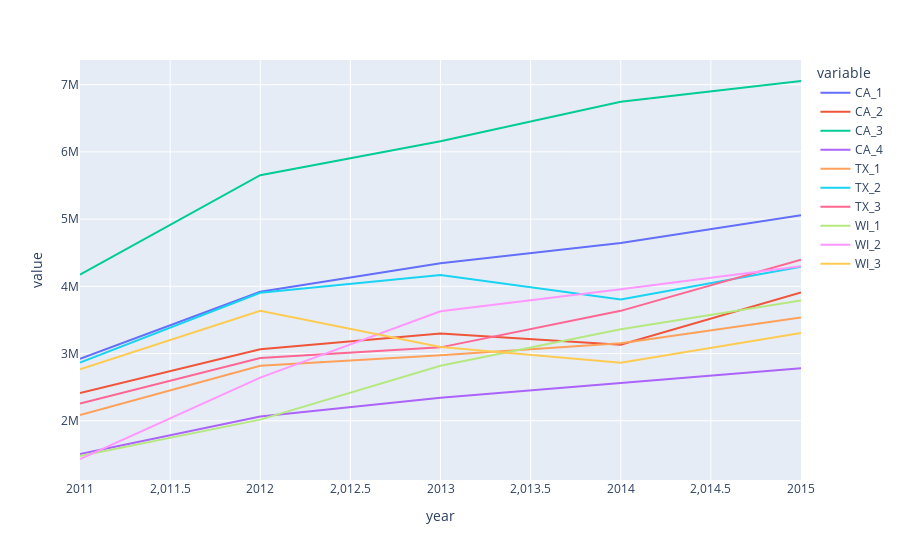

Here is the notebook cell this chart was saved with:
### Code cell
fig = px.line(revenue_by_year_df_2011_2015, x="year", y=revenue_by_year_df.columns)
fig.show()

### Figure 1 — Plotly figure (JSON) as saved in the notebook; plotly's stock layout.template omitted (floating-point values rounded to 4 significant figures)
{"data": [{"hovertemplate": "variable=CA_1<br>year=%{x}<br>value=%{y}<extra></extra>", "legendgroup": "CA_1", "line": {"color": "#636efa", "dash": "solid"}, "marker": {"symbol": "circle"}, "mode": "lines", "name": "CA_1", "orientation": "v", "showlegend": true, "type": "scatter", "x": [2011, 2012, 2013, 2014, 2015], "xaxis": "x", "y": [2922000.0, 3918000.0, 4343000.0, 4646000.0, 5058000.0], "yaxis": "y"}, {"hovertemplate": "variable=CA_2<br>year=%{x}<br>value=%{y}<extra></extra>", "legendgroup": "CA_2", "line": {"color": "#EF553B", "dash": "solid"}, "marker": {"symbol": "circle"}, "mode": "lines", "name": "CA_2", "orientation": "v", "showlegend": true, "type": "scatter", "x": [2011, 2012, 2013, 2014, 2015], "xaxis": "x", "y": [2412000.0, 3064000.0, 3298000.0, 3131000.0, 3907000.0], "yaxis": "y"}, {"hovertemplate": "variable=CA_3<br>year=%{x}<br>value=%{y}<extra></extra>", "legendgroup": "CA_3", "line": {"color": "#00cc96", "dash": "solid"}, "marker": {"symbol": "circle"}, "mode": "lines", "name": "CA_3", "orientation": "v", "showlegend": true, "type": "scatter", "x": [2011, 2012, 2013, 2014, 2015], "xaxis": "x", "y": [4175000.0, 5653000.0, 6158000.0, 6744000.0, 7054000.0], "yaxis": "y"}, {"hovertemplate": "variable=CA_4<br>year=%{x}<br>value=%{y}<extra></extra>", "legendgroup": "CA_4", "line": {"color": "#ab63fa", "dash": "solid"}, "marker": {"symbol": "circle"}, "mode": "lines", "name": "CA_4", "orientation": "v", "showlegend": true, "type": "scatter", "x": [2011, 2012, 2013, 2014, 2015], "xaxis": "x", "y": [1506000.0, 2062000.0, 2342000.0, 2565000.0, 2782000.0], "yaxis": "y"}, {"hovertemplate": "variable=TX_1<br>year=%{x}<br>value=%{y}<extra></extra>", "legendgroup": "TX_1", "line": {"color": "#FFA15A", "dash": "solid"}, "marker": {"symbol": "circle"}, "mode": "lines", "name": "TX_1", "orientation": "v", "showlegend": true, "type": "scatter", "x": [2011, 2012, 2013, 2014, 2015], "xaxis": "x", "y": [2086000.0, 2819000.0, 2975000.0, 3154000.0, 3535000.0], "yaxis": "y"}, {"hovertemplate": "variable=TX_2<br>year=%{x}<br>value=%{y}<extra></extra>", "legendgroup": "TX_2", "line": {"color": "#19d3f3", "dash": "solid"}, "marker": {"symbol": "circle"}, "mode": "lines", "name": "TX_2", "orientation": "v", "showlegend": true, "type": "scatter", "x": [2011, 2012, 2013, 2014, 2015], "xaxis": "x", "y": [2864000.0, 3903000.0, 4169000.0, 3806000.0, 4291000.0], "yaxis": "y"}, {"hovertemplate": "variable=TX_3<br>year=%{x}<br>value=%{y}<extra></extra>", "legendgroup": "TX_3", "line": {"color": "#FF6692", "dash": "solid"}, "marker": {"symbol": "circle"}, "mode": "lines", "name": "TX_3", "orientation": "v", "showlegend": true, "type": "scatter", "x": [2011, 2012, 2013, 2014, 2015], "xaxis": "x", "y": [2256000.0, 2934000.0, 3092000.0, 3635000.0, 4395000.0], "yaxis": "y"}, {"hovertemplate": "variable=WI_1<br>year=%{x}<br>value=%{y}<extra></extra>", "legendgroup": "WI_1", "line": {"color": "#B6E880", "dash": "solid"}, "marker": {"symbol": "circle"}, "mode": "lines", "name": "WI_1", "orientation": "v", "showlegend": true, "type": "scatter", "x": [2011, 2012, 2013, 2014, 2015], "xaxis": "x", "y": [1474000.0, 2017000.0, 2818000.0, 3362000.0, 3789000.0], "yaxis": "y"}, {"hovertemplate": "variable=WI_2<br>year=%{x}<br>value=%{y}<extra></extra>", "legendgroup": "WI_2", "line": {"color": "#FF97FF", "dash": "solid"}, "marker": {"symbol": "circle"}, "mode": "lines", "name": "WI_2", "orientation": "v", "showlegend": true, "type": "scatter", "x": [2011, 2012, 2013, 2014, 2015], "xaxis": "x", "y": [1431000.0, 2642000.0, 3629000.0, 3957000.0, 4299000.0], "yaxis": "y"}, {"hovertemplate": "variable=WI_3<br>year=%{x}<br>value=%{y}<extra></extra>", "legendgroup": "WI_3", "line": {"color": "#FECB52", "dash": "solid"}, "marker": {"symbol": "circle"}, "mode": "lines", "name": "WI_3", "orientation": "v", "showlegend": true, "type": "scatter", "x": [2011, 2012, 2013, 2014, 2015], "xaxis": "x", "y": [2765000.0, 3637000.0, 3099000.0, 2862000.0, 3306000.0], "yaxis": "y"}], "layout": {"legend": {"title": {"text": "variable"}, "tracegroupgap": 0}, "margin": {"t": 60}, "xaxis": {"anchor": "y", "domain": [0, 1], "title": {"text": "year"}}, "yaxis": {"anchor": "x", "domain": [0, 1], "title": {"text": "value"}}}}
